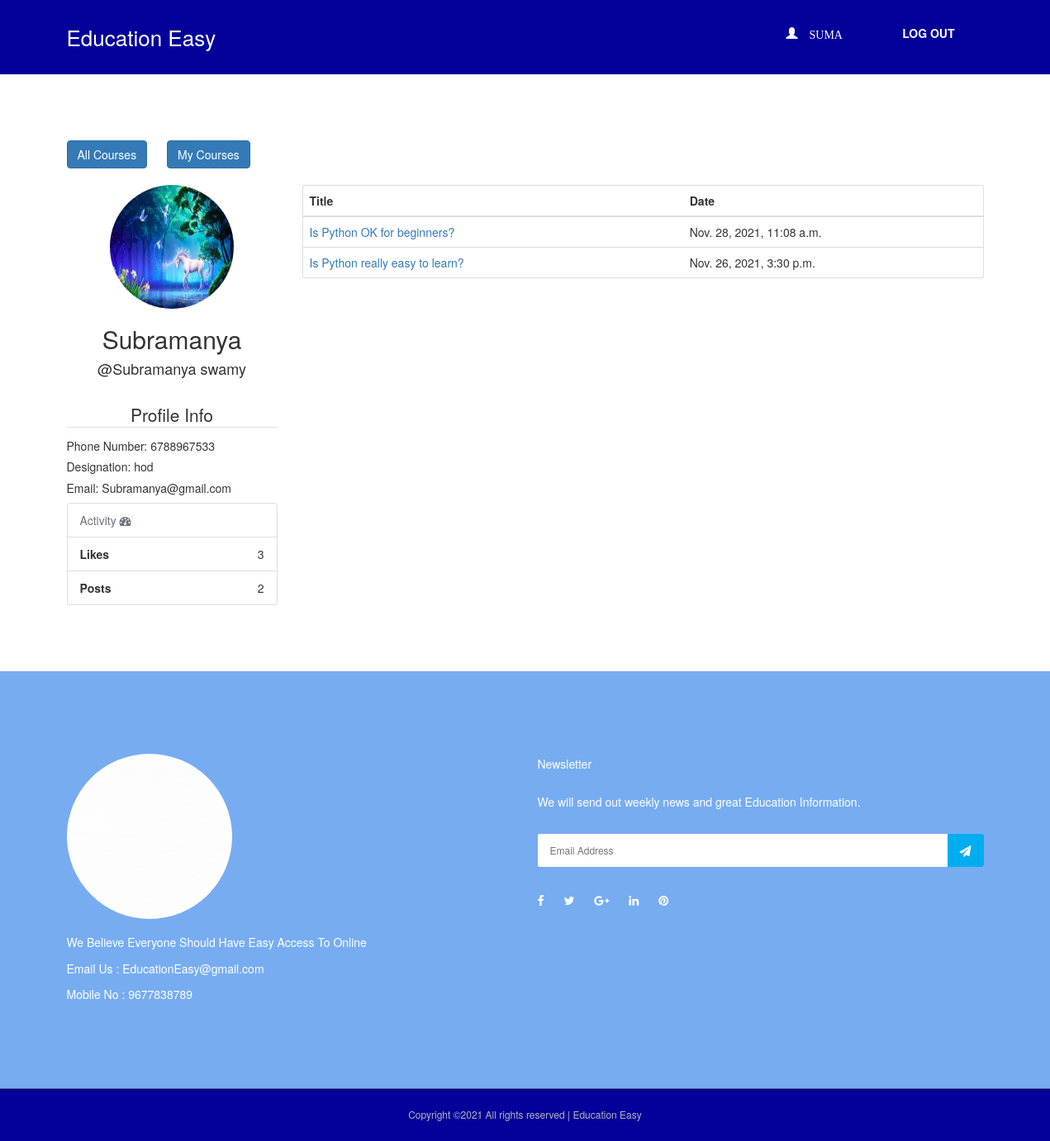
Page /accounts/profile/Subramanya (signed in) on the earlier database version.
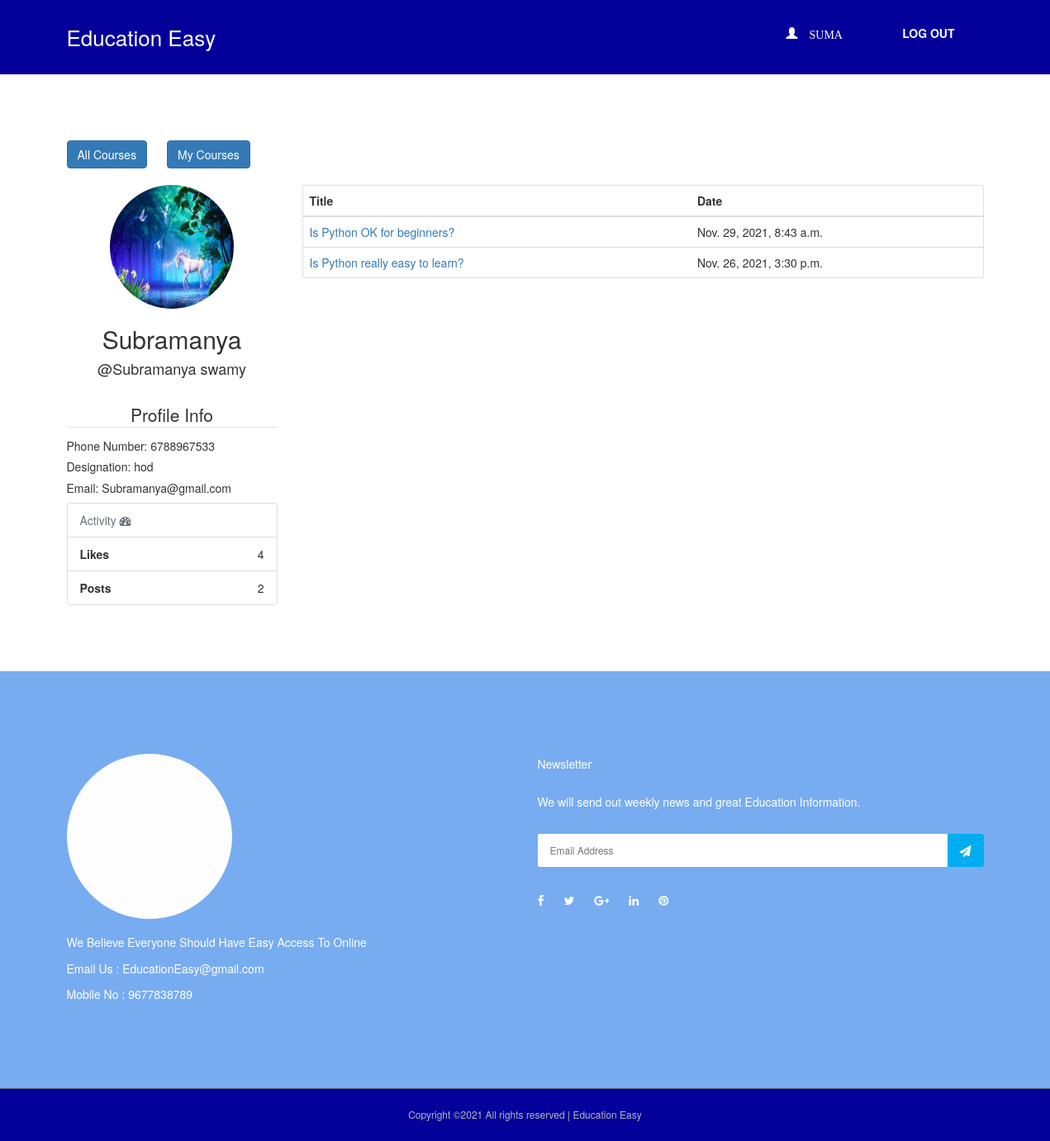
Same page on the later database version.
### posts/models.py (models this page shows, shortened)
class Post(models.Model):
    user = models.ForeignKey(User, related_name='posts',
                             on_delete=models.CASCADE)
    title=models.CharField(max_length=50)
    created_at = models.DateTimeField(auto_now=True)
    message =  RichTextField(blank=True,null=True)
    message_html = models.TextField(editable=False)
    rank = models.IntegerField(default=0)
    is_pin = models.BooleanField(default=False)
    views= models.IntegerField(default=0)
    likes = models.ManyToManyField(User, related_name='likes', blank=True)
    favourite = models.ManyToManyField(User, related_name='favorite', blank=True)
    pdf = models.FileField(null=True,blank=True)
    class Meta:
        ordering = ['-created_at']
        unique_together = ['user', 'message']

### accounts/views.py (the view)
# urls.py: path('profile/<username>',views.profile,name='profile'),
@login_required
def profile(request,username):
    user=get_object_or_404(User,username=username)
    if( user.is_faculty):
        posts=Post.objects.filter(user=user)
        total_posts=posts.count()
        no_likes=user.posts.aggregate(total_likes=Count('likes'))['total_likes']
        equal=0
        if user.username==request.user.username:
            equal=1
        return render(request,'accounts/profile.html',{'posts':posts,'equal':equal,'user':user,'total_posts':total_posts,'no_likes':no_likes})
    else:
        equal=0
        if user.username==request.user.username:
            equal=1
        return render(request,'accounts/profile.html',{'equal':equal,'user':user})

### accounts/templates/accounts/profile.html (shortened to what this page needs)
{% extends "base.html" %}
{% load static %}
{% load crispy_forms_tags %}
{% block content %}
<br>
<a class="btn btn-primary" href="{% url 'courses:courses' %}">All Courses</a>
{% if request.user.is_authenticated %}
      {% if request.user.is_faculty %}
              <a class="btn btn-primary" href="{% url 'courses:mycreatedcourses' %}">My Courses</a>
      {% else %}
              <a class="btn btn-primary" href="{% url 'courses:my_registered_courses' %}">My Courses</a>
      {% endif %}
{% endif %}
<br><br>
{%if user.is_faculty%}
  <div class="row">
    <div class="col-md-3">
      <div class="content-section">
        <div class="media" style="text-align:center">
          <figure>
            {% if user.faculty.image %}
            <img class="rounded-circle account-img" style="width: 150px;height: 150px;" src="{{ user.faculty.image.url }}" >
            {% else %}
            <img class="rounded-circle account-img" style="width: 150px;height: 150px;" src="{% static 'accounts/img/default_profile.png' %}">
            {% endif %}
            <div class="media-body text-center">
              <figcaption><h2 class="account-heading">{{ user.username }}</h2></figcaption>
              <figcaption><h4>@{{user.first_name}} {{user.last_name}}</h4></figcaption>
          </figure>
          </div>
          <br>
          <legend class="border-bottom mb-4 text-center">Profile Info</legend>
          <h5>Phone Number: {{user.faculty.phone_number}}</h5>
          <h5>Designation: {{user.faculty.designation}}</h5>
          <h5>Email: {{user.email}}</h5>
          <ul class="list-group">
            <li class="list-group-item text-muted">Activity <i class="fa fa-dashboard fa-1x"></i></li>
            <li class="list-group-item text-right"><span class="pull-left"><strong>Likes</strong></span> {{no_likes}}</li>
            <li class="list-group-item text-right"><span class="pull-left"><strong>Posts</strong></span> {{total_posts}}</li>
          </ul>
        </div>
      </div>
    <div class="col-md-9">
      <div class="card">
        <table class="table mb-0">
          <thead>
            <tr>
              <th>Title</th>
              <th>Date</th>
            </tr>
          </thead>
          <tbody>
            {% for post in posts %}
              <tr>
                <td class="align-middle"><a href="{% url 'posts:post-detail' post.pk %}">{{ post.title }}</a></td>
                <td class="align-middle">{{post.created_at }}</td>
              </tr>
            {% empty %}
              <tr>
                <td class="bg-light text-center font-italic" colspan="5">You haven't created any post yet.</td>
              </tr>
            {% endfor %}
          </tbody>
        </table>
      </div>
    </div>
  </div>
</div>
{% endif %}
{% endblock content %}

Differences in the rows shown:
changed Post "Is Python OK for beginners?": created_at "Nov. 28, 2021, 11:08 a.m." → "Nov. 29, 2021, 8:43 a.m."
Other differences:
{{ no_likes }}: "3" → "4"
